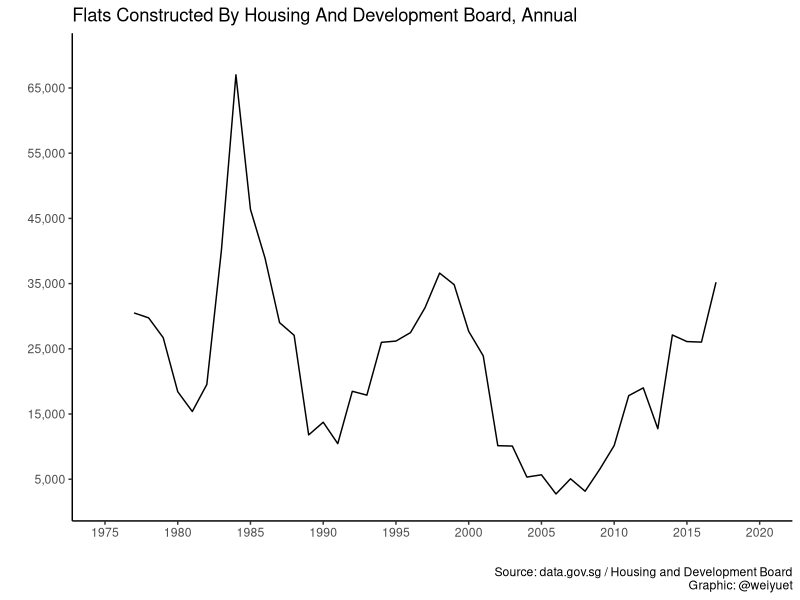
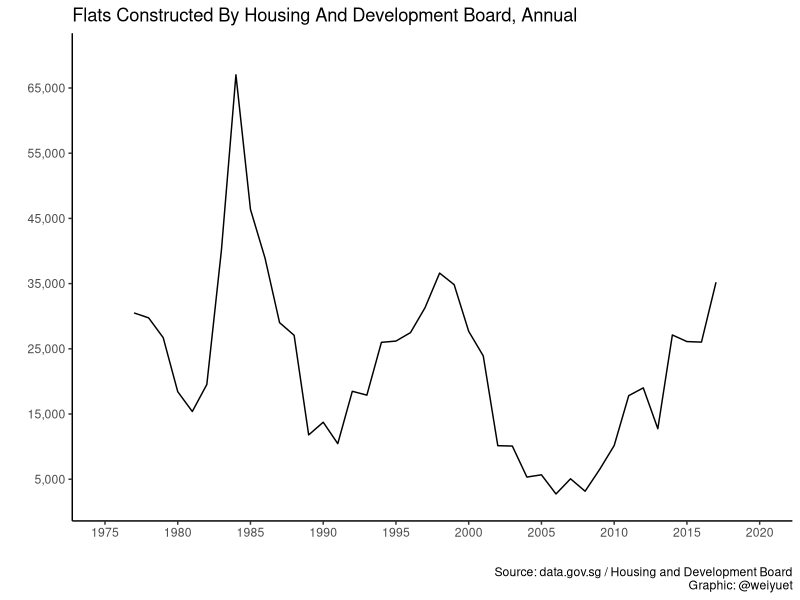

The R source for these figures, in order:
#Load libraries
library(tidyverse)
library(scales)

#Load data
flats_constructed <- read_csv("data/flats-constructed/flats-constructed-by-housing-and-development-board-annual.csv")

#Plot number of flats constructed
flats_constructed %>% 
  ggplot(aes(x = year, y = flats_constructed)) +
  geom_line() +
  scale_x_continuous(limits = c(1975, 2020),
                     breaks = seq(1975, 2020, 5)) +
  scale_y_continuous(limits = c(2000, 70000),
                     breaks = seq(5000, 70000, 10000),
                     labels = label_number(big.mark = ",")) +
  theme_classic() +
  labs(x = "", y = "",
       title = "Flats Constructed By Housing And Development Board, Annual",
       caption = "Source: data.gov.sg / Housing and Development Board\nGraphic: @weiyuet")

#Save png
ggsave("figures/flats-constructed.png", width = 7, height = 5)
